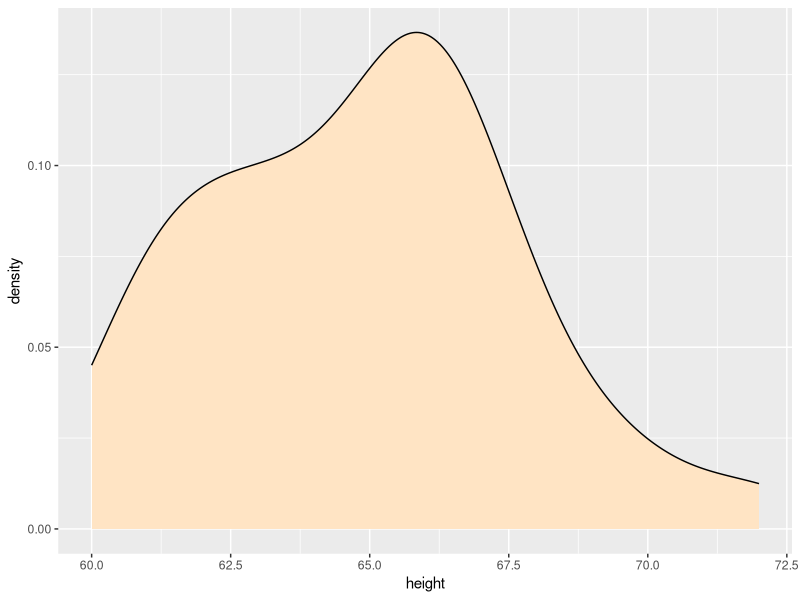
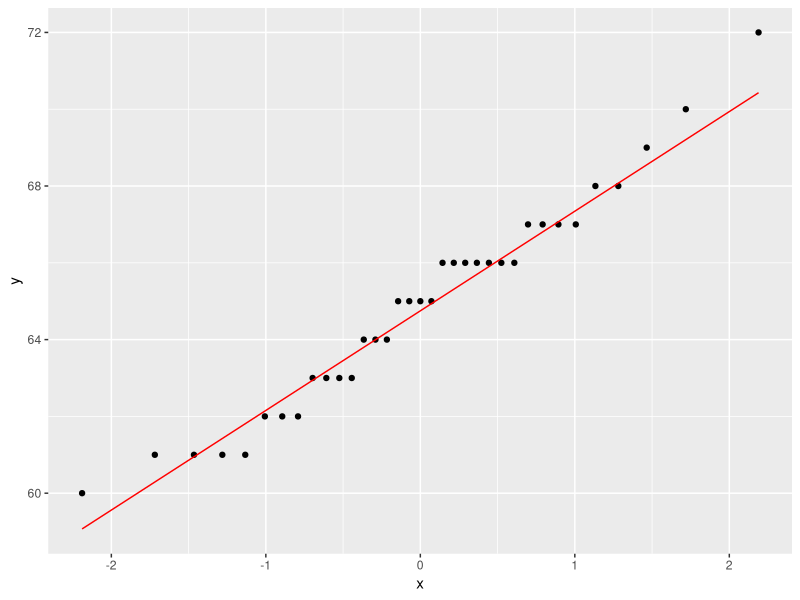
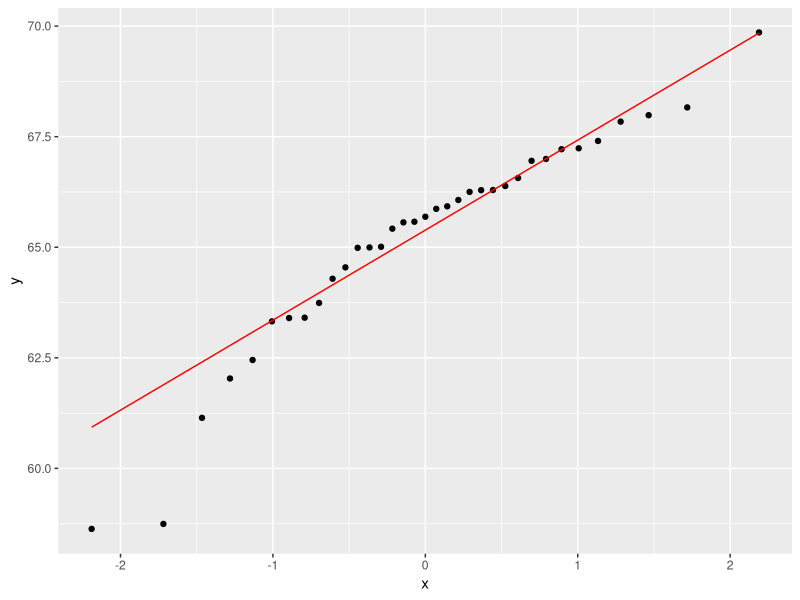
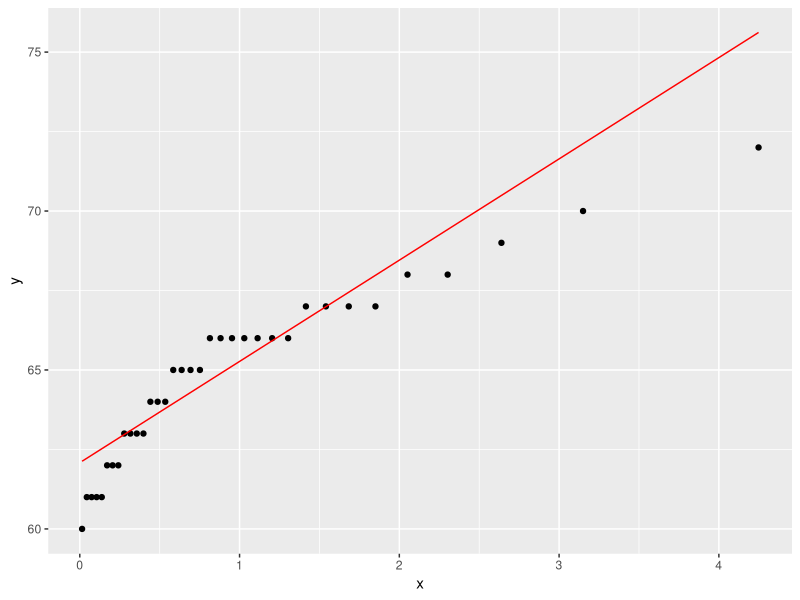

The R source for these figures, in order:
library(dplyr)
library(ggplot2)

# Data prep
alto  <- lattice::singer %>% 
  filter(voice.part == "Alto 1") %>% 
  arrange(height) %>% 
  mutate(fval = (row_number() - 0.5) / n())


# Density plot
ggplot(alto, aes(height)) + geom_density(fill = "bisque")


# Normal Q-Q plot
ggplot(alto, aes(sample = height)) + 
  geom_qq(distribution = qnorm) + 
  geom_qq_line(distribution = qnorm, col  = "red")
  
# Simulate normal distribution from alto 1 mean and SD
x.mean <- mean(alto$height)
x.sd <- sd(alto$height)

x <- rnorm(n = 35, mean = x.mean, sd = x.sd) # Generate rand height values

# Theoretical Q-Q plot 
ggplot() + aes(sample = x) + 
  geom_qq(distribution = qnorm) + 
  geom_qq_line(distribution = qnorm, col  = "red")



# Compare with expodential 
ggplot(alto, aes(sample = height)) + 
  geom_qq(distribution = qexp) + 
  geom_qq_line(distribution = qexp, col  = "red")
